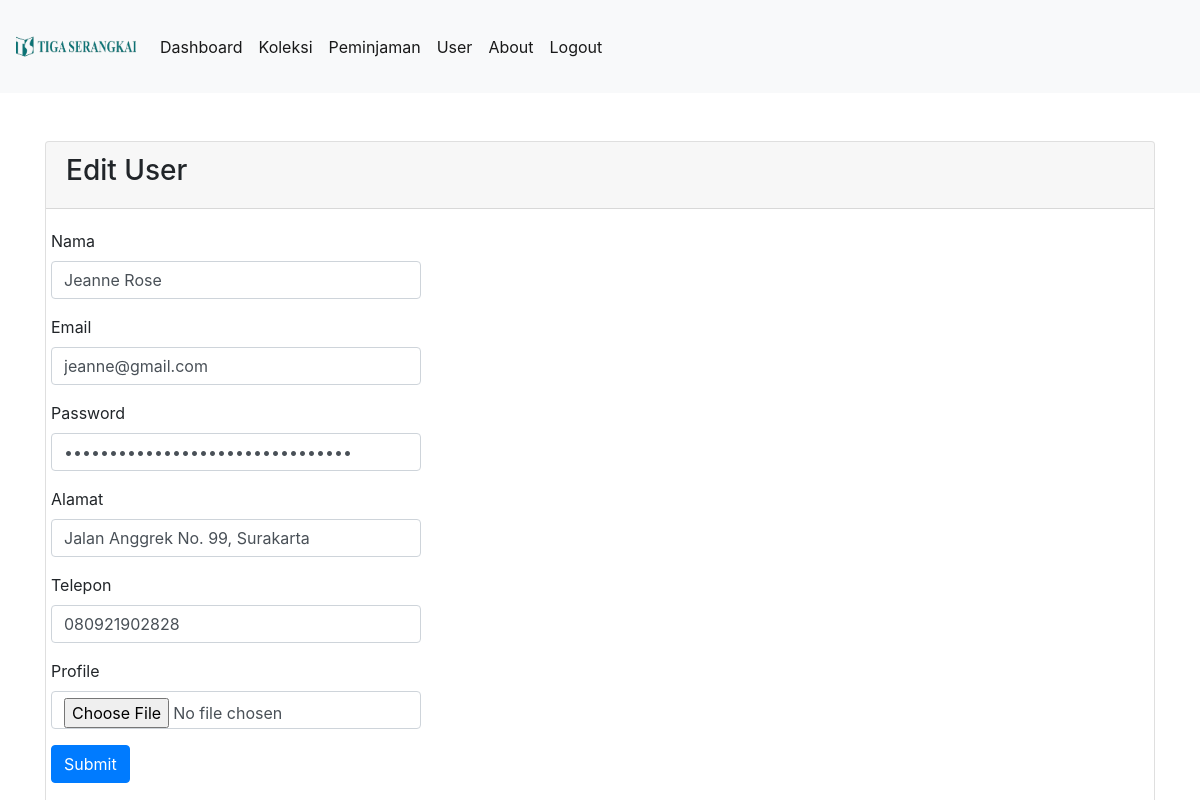
Page /index.php/User/edit/9 on the committed database.
### tables this page shows
CREATE TABLE `users` (
  `ID` int(11) NOT NULL,
  `nama` varchar(100) NOT NULL,
  `email` varchar(50) NOT NULL,
  `password` varchar(100) NOT NULL,
  `alamat` text NOT NULL,
  `telepon` varchar(13) NOT NULL,
  `created_at` datetime NOT NULL,
  `updated_at` datetime NOT NULL,
  `profile` varchar(100) NOT NULL,
  `cookie` varchar(100) NOT NULL
);

### application/controllers/User.php (called while the page is built, shortened)
<?php
class User extends CI_Controller {
	public function __construct()
    {
        $this->load->library(array('form_validation', 'session'));
        $this->load->helper(array('text', 'url'));
        $this->load->model('Usermodel');
    }
	public function edit($id)
	   {
		   $data['edit']=$this->Usermodel->edit($id);
		   $this->load->view('user/edit_user',$data);
	   }
}

### index.php (called while the page is built, shortened)
<?php
require_once BASEPATH.'core/CodeIgniter.php';

### application/models/Usermodel.php (called while the page is built, shortened)
<?php
class Usermodel extends CI_Model{
    function edit($id){
        $this->db->where('ID', $id);
        return $this->db->get('users')->row_array();
    }
}

### application/views/user/edit_user.php (the view, shortened to what this page needs)
<!doctype html>
<html lang="en">
  <head>
    <link href="<?= base_url('assets/css/bootstrap.min.css');?>" rel="stylesheet">
  </head>
  <body>
<div class="container">
<div class="card mt-5">
  <div class="card-header">
  <h3>Edit User</h3>
  </div>
  <div class="card-body">
    <div class="row">
        <form action="<?php echo base_url('User/update')?>" method="POST" enctype="multipart/form-data">
        <div class="mb-3">
                                    <label for="nama" class="form-label">Nama</label>
                                    <input value="<?php echo ($edit['nama']);?>" type="text" name="nama" class="form-control" id="nama">
                                </div>
                                <div class="mb-3">
                                    <label for="email" class="form-label">Email</label>
                                    <input value="<?php echo ($edit['email']);?>" type="email" name="email" class="form-control" id="email">
                                </div>
                                <div class="mb-3">
                                    <label for="password" class="form-label">Password</label>
                                    <input value="<?php echo ($edit['password']);?>" type="password" name="password" class="form-control" id="password">
                                </div>
                                <div class="mb-3">
                                    <label for="alamat" class="form-label">Alamat</label>
                                    <input value="<?php echo ($edit['alamat']);?>" type="text" name="alamat" class="form-control" id="alamat">
                                </div>
                                <div class="mb-3">
                                    <label for="telepon" class="form-label">Telepon</label>
                                    <input value="<?php echo ($edit['telepon']);?>" type="text" name="telepon" class="form-control" id="telepon">
                                </div>
                                <div class="mb-3">
                                    <label for="profile" class="form-label">Profile</label>
                                    <input value="<?php echo ($edit['profile']);?>" type="file" name="profile" class="form-control" id="profile">
                                </div>
                                <button type="submit" class="btn btn-primary">Submit</button>
        </form>
        </div>
    </div>
  </div>
</div>
  </body>
</html>

### rows in the picture
users: nama "Jeanne Rose", email "jeanne@gmail.com", alamat "Jalan Anggrek No. 99, Surakarta", telepon "080921902828"
